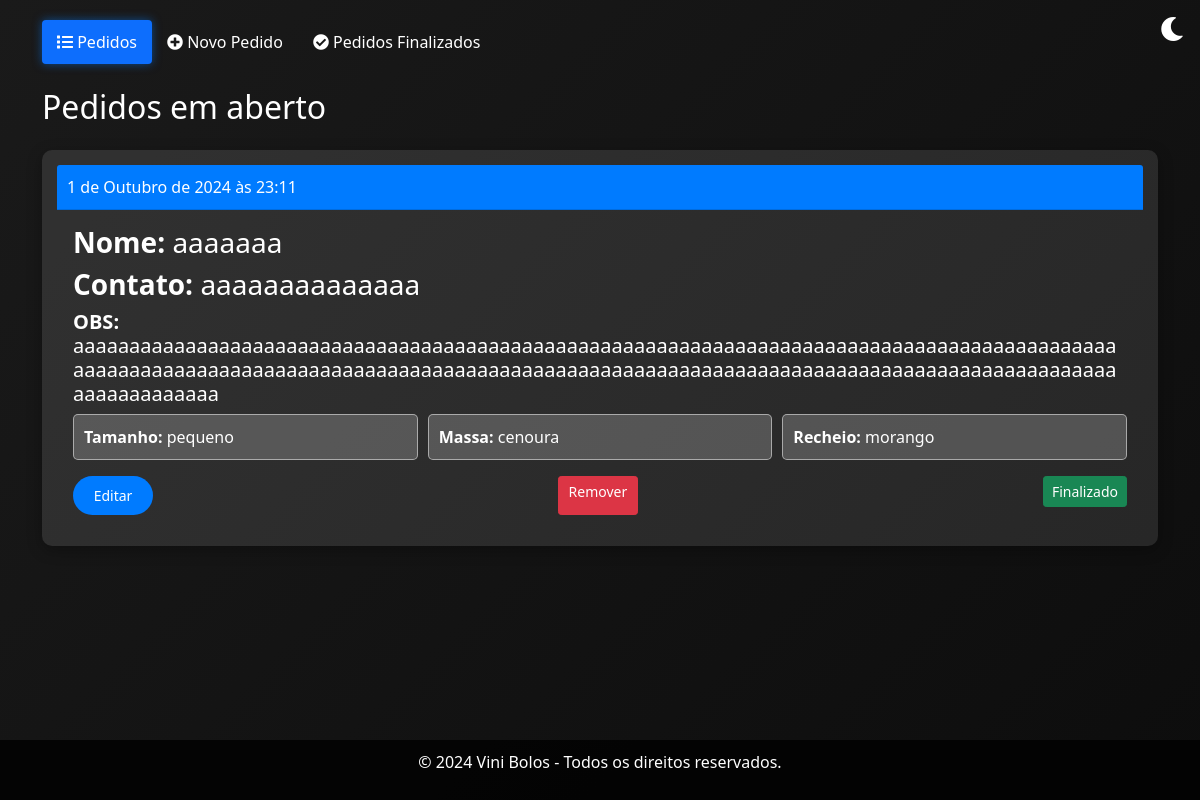
The page / on the database its author committed.
### pedidos/models.py (models this page shows, shortened)
class Note(models.Model):
    created_at = models.DateTimeField(auto_now_add=True)
    updated_at = models.DateTimeField(auto_now=True)
    name = models.CharField(max_length=64)
    contato = models.CharField(max_length=64)
    description = models.TextField(max_length=256)
    done = models.BooleanField(default=False)
    size = models.CharField(max_length=20, choices=tamanhoChoice, default='N/A')
    massa = models.CharField(max_length=20, choices=massaChoice, default='N/A')
    recheio = models.CharField(max_length=20, choices=recheioChoice, default='N/A')

### pedidos/views.py (the view)
# urls.py: path('', index, name='index'),
def index(request):
    notes = Note.objects.filter(done=False)
    template = "index.html"
    context = {
        "notes": notes,
        "active_page": "index"
    }
    return render(request, template, context)

### pedidos/templates/index.html (shortened to what this page needs)
{% extends "base.html" %}
{% block content %}
    <h2 class="mb-4">Pedidos em aberto</h2>
    {% if notes %}
        {% for note in notes %}
            <div class="card">
                <div class="card-header">{{ note.created_at }}</div>
                <div class="card-body">
                    <h3 class="card-title"><strong>Nome:</strong> {{ note.name }}</h3>
                    <h3 class="card-text"><strong>Contato:</strong> {{ note.contato }}</h3>
                    <h5 class="card-text"><strong>OBS:</strong> {{ note.description }}</h5>
                    <div class="info-container">
                        <div class="info-item">
                            <strong>Tamanho:</strong> {{ note.size }}
                        </div>
                        <div class="info-item">
                            <strong>Massa:</strong> {{ note.massa }}
                        </div>
                        <div class="info-item">
                            <strong>Recheio:</strong> {{ note.recheio }}
                        </div>
                    </div>
                    <div class="d-flex">
                        <a href="{% url 'update' note.id %}" class="btn btn-sm btn-custom">Editar</a>
                        <a href="{% url 'delete' note.id %}" class="btn btn-sm btn-danger">Remover</a>
                        <form action="{% url 'finalizar' note.id %}" method="POST" class="d-inline">
                            <button type="submit" class="btn btn-sm btn-success">Finalizado</button>
                        </form>
                    </div>
                </div>
            </div>
        {% endfor %}
    {% else %}
        <div class="alert alert-info">
            Nenhum pedido em aberto encontrado.
        </div>
    {% endif %}
{% endblock %}

### pedidos/templates/base.html (style rules this page uses)
body { background: linear-gradient(135deg, #1a1a1a, #0d0d0d); color: #ffffff; min-height: 100vh; display: flex; flex-direction: column; transition: background 0.3s, color 0.3s; }
.btn-custom { background-color: #007bff; color: #ffffff; border-radius: 25px; transition: background-color 0.3s, transform 0.2s; }
.card { background-color: rgba(255, 255, 255, 0.1); border: none; border-radius: 10px; box-shadow: 0 4px 15px rgba(0, 0, 0, 0.2); margin-bottom: 20px; }
.card-header { background-color: rgba(255, 255, 255, 0.2); color: #ffffff; border-radius: 10px 10px 0 0; }

### pedidos/templates/index.html (style rules this page uses)
.card { background-color: rgba(255, 255, 255, 0.1); border: none; box-shadow: 0 4px 15px rgba(0, 0, 0, 0.3); margin-bottom: 1rem; border-radius: 10px; padding: 15px; }
.card-header { background-color: #007bff; color: white; border-radius: 10px 10px 0 0; padding: 10px; }
.card-title, .card-text { color: #ffffff; margin-bottom: 0.5rem; }
.btn-custom { background-color: #007bff; color: #ffffff; border-radius: 25px; transition: background-color 0.3s, transform 0.2s; padding: 8px 12px; }
.d-flex { justify-content: space-between; margin-top: 1rem; }
.d-flex a, .d-flex button { min-width: 80px; }
.info-container { display: flex; justify-content: space-between; margin-bottom: 1rem; }
.info-item { flex: 1; margin-right: 10px; padding: 10px; border: 1px solid rgba(255, 255, 255, 0.5); border-radius: 5px; background-color: rgba(255, 255, 255, 0.2); }
.info-item:last-child { margin-right: 0; }

### rows shown on the page
Note: created_at "1 de Outubro de 2024 às 23:11", name "aaaaaaa", contato "aaaaaaaaaaaaaa", description "aaaaaaaaaaaaaaaaaaaaaaaaaaaaaaaaaaaaaaaaaaaaaaaaaaaaaaaaaaaaaaaaaaaaaaaaaaaaaaaaaaaaaaaaaaaaaaaaaaaaaaaaaaaaaaaaaaaaaaaaaaaaaaaaaaaaaaaaaaaaaaaaaaaaaaaaaaaaaaaaaaaaaaaaaaaaaaaaaaaaaaaaaaaaaaaaaaaaaaa", size "pequeno", massa "cenoura", recheio "morango"
